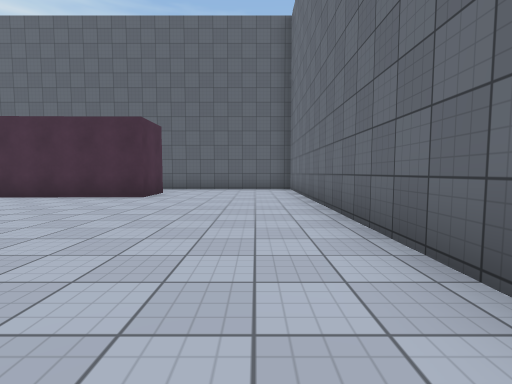
view 1 (above)

22 first-person views from a walk through a Unity game level. The camera is 1.2 m above the floor, tilts 4° down and sees 85° across. The floor is counted in squares, 2 m on a side. Each view is taken from the middle of a square. On the plan, view 1 faces up. The plan holds only what a view shows up to about 9 squares ahead; the rest is blank. The place goes on beyond the plan. The player is left out. Surface patterns are stand-ins for the level's own textures.

view 2
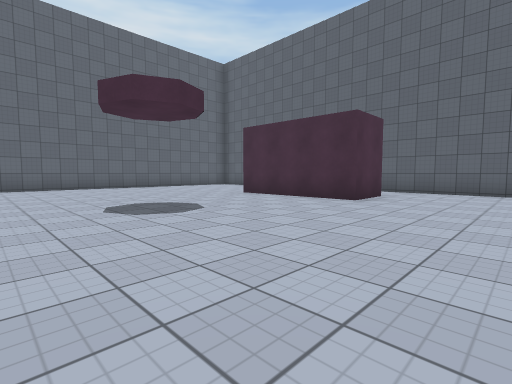

view 3
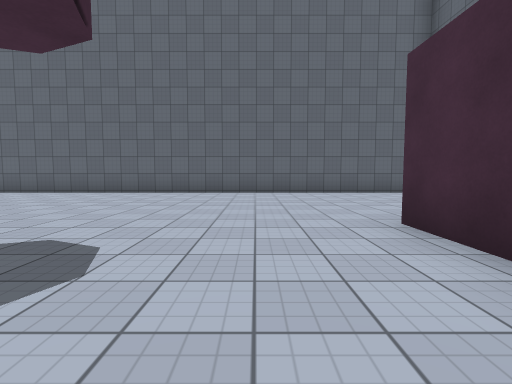

view 4
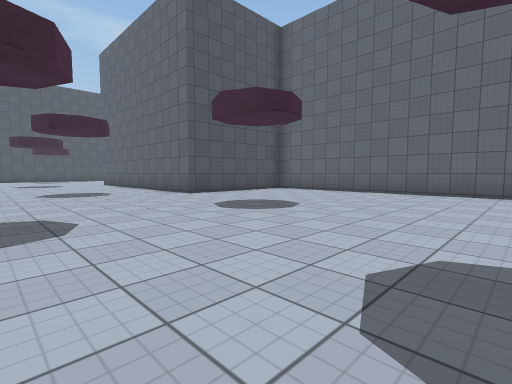

view 5
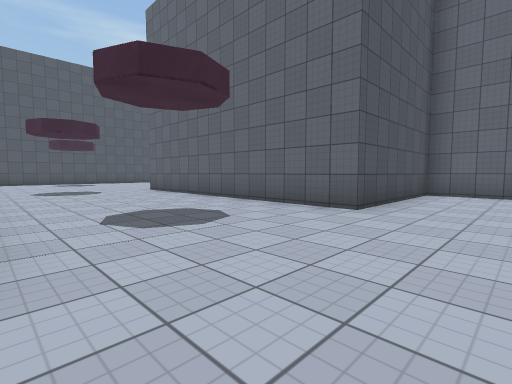

view 6
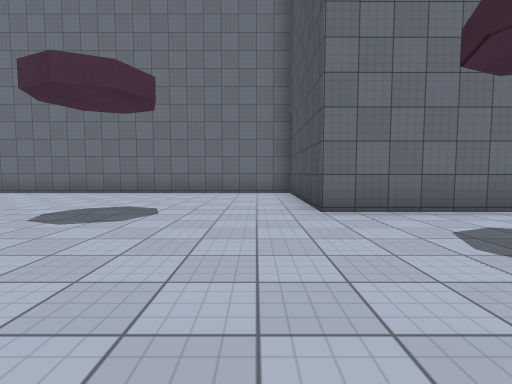

view 7
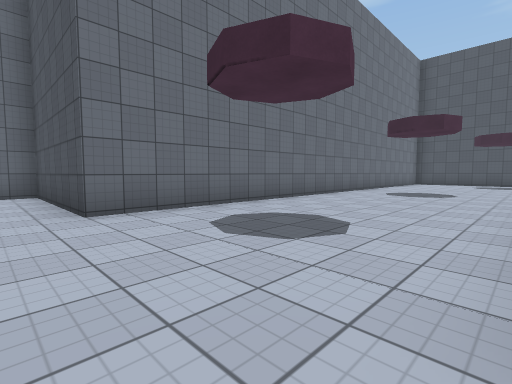

view 8
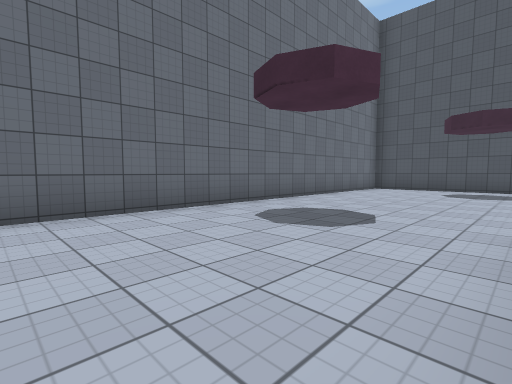

view 9
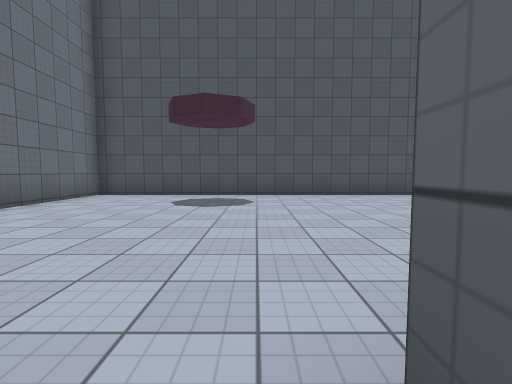

view 10
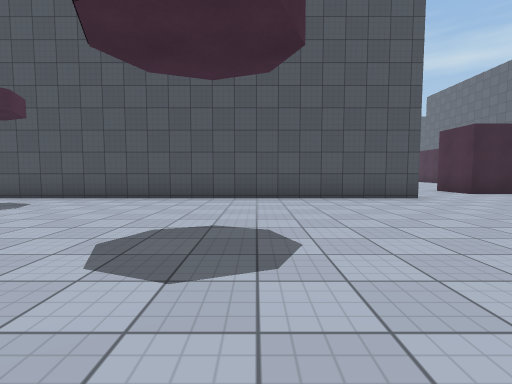

view 11
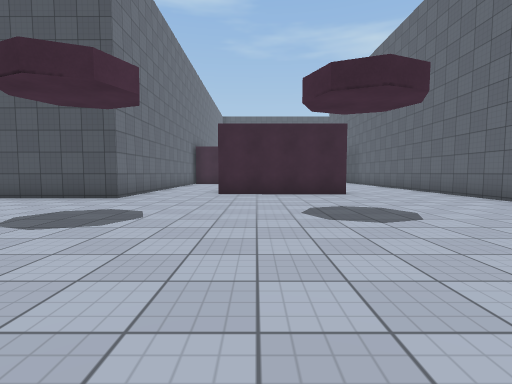

view 12
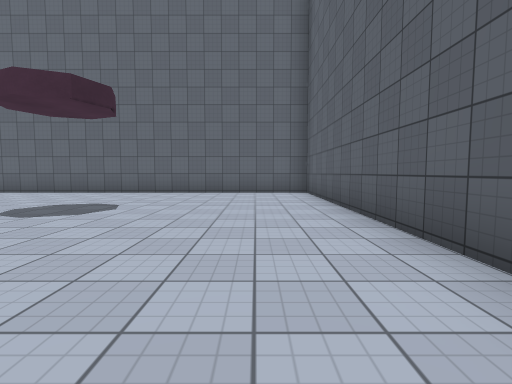

view 13
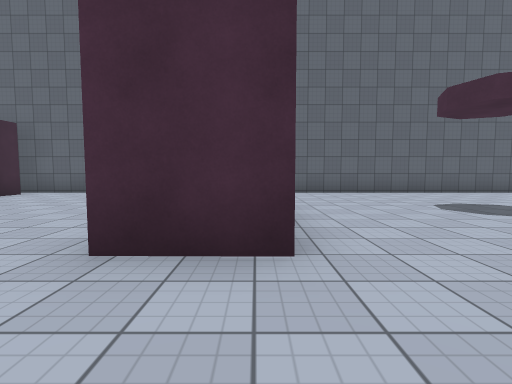

view 14
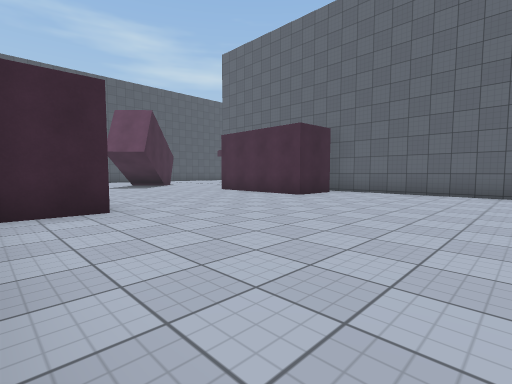

view 15
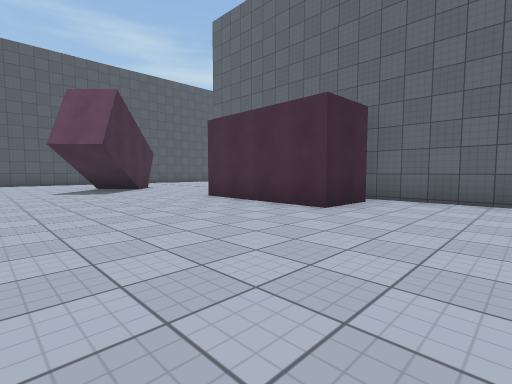

view 16
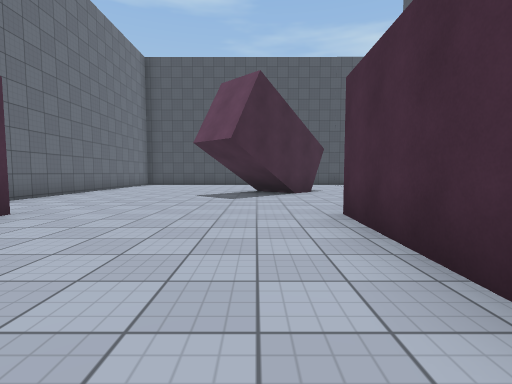

view 17
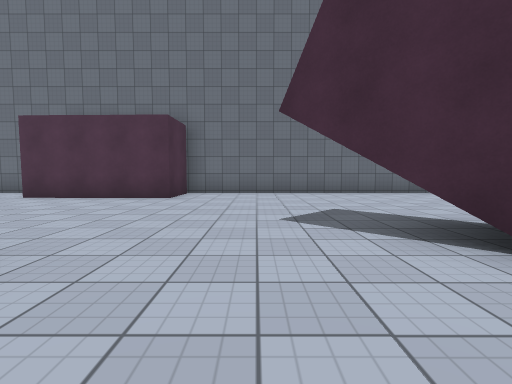

view 18
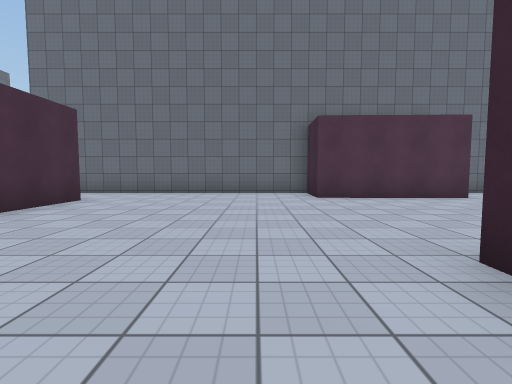

view 19
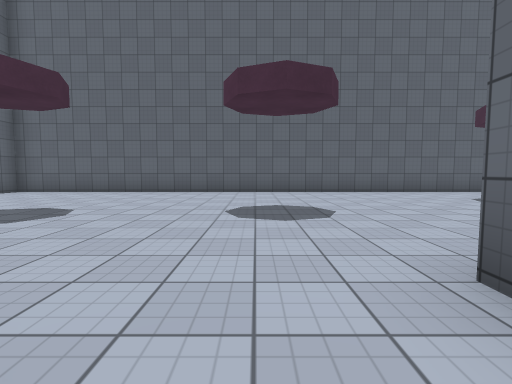

view 20
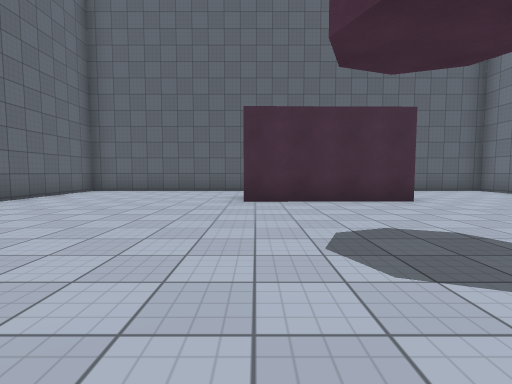

view 21
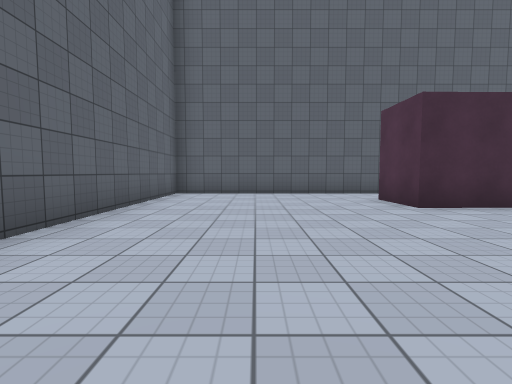

view 22
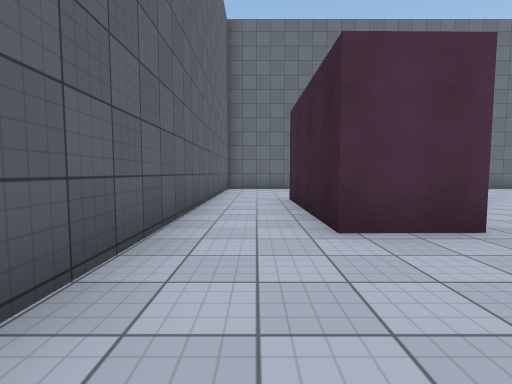

### Floor plan
Points are (right, up) in squares from view 1. A wall is a line through its corners. A room is listed if a view was taken in it or the views show most of it. See-through windows are left out.
Room 1 (views 1, 2, 3, 4, 5, 6, 7, 8, 9, 10, 11, 12, 13, 14, 15, 16, 17, 18, 19, 20, 21, 22)
walls: (-9, -11.5) (-23.3, -11.5) (-23.3, -27); (-20.6, -19.7) (-17, -19.7) (-17, -21.2) (-19, -21.2); (-22.8, -26.4) (-21.2, -26.5) (-21.3, -30.1); (-6.2, 6.7) (-6.3, 8.2) (-2.7, 8.2) (-2.7, 6.8) (-6.2, 6.7); (-21.2, -34.1) (-20.1, -32.9); (-14.8, -36.5) (-14.8, -30) (-16.5, -30) (-16.4, -26.5) (-14.8, -26.5) (-14.8, -18.5) (-2.8, -18.5) (-2.8, -4) (1.2, -4) (1.2, 10) (-11.3, 10) (-11.3, -4) (-7.3, -4) (-7.3, -11.5)
ways out: opening at (-23, -33)

Where each view was taken, in squares from view 1:
view 1: 0 up, 0 right, facing up
view 2: 1 up, 0 right, facing up-left
view 3: 5 up, 3 left, facing left
view 4: 3 up, 3 left, facing down-left
view 5: 2 down, 3 left, facing down-left
view 6: 3 down, 7 left, facing right
view 7: 3 down, 7 left, facing down-right
view 8: 8 down, 7 left, facing down-right
view 9: 11 down, 7 left, facing down
view 10: 12 down, 11 left, facing down
view 11: 12 down, 18 left, facing down
view 12: 13 down, 15 left, facing left
view 13: 20 down, 15 left, facing left
view 14: 22 down, 15 left, facing down-left
view 15: 24 down, 17 left, facing down-left
view 16: 26 down, 20 left, facing down
view 17: 32 down, 23 left, facing right
view 18: 25 down, 23 left, facing right
view 19: 20 down, 16 left, facing up
view 20: 1 up, 6 left, facing up
view 21: 2 up, 9 left, facing up
view 22: 9 up, 9 left, facing right
